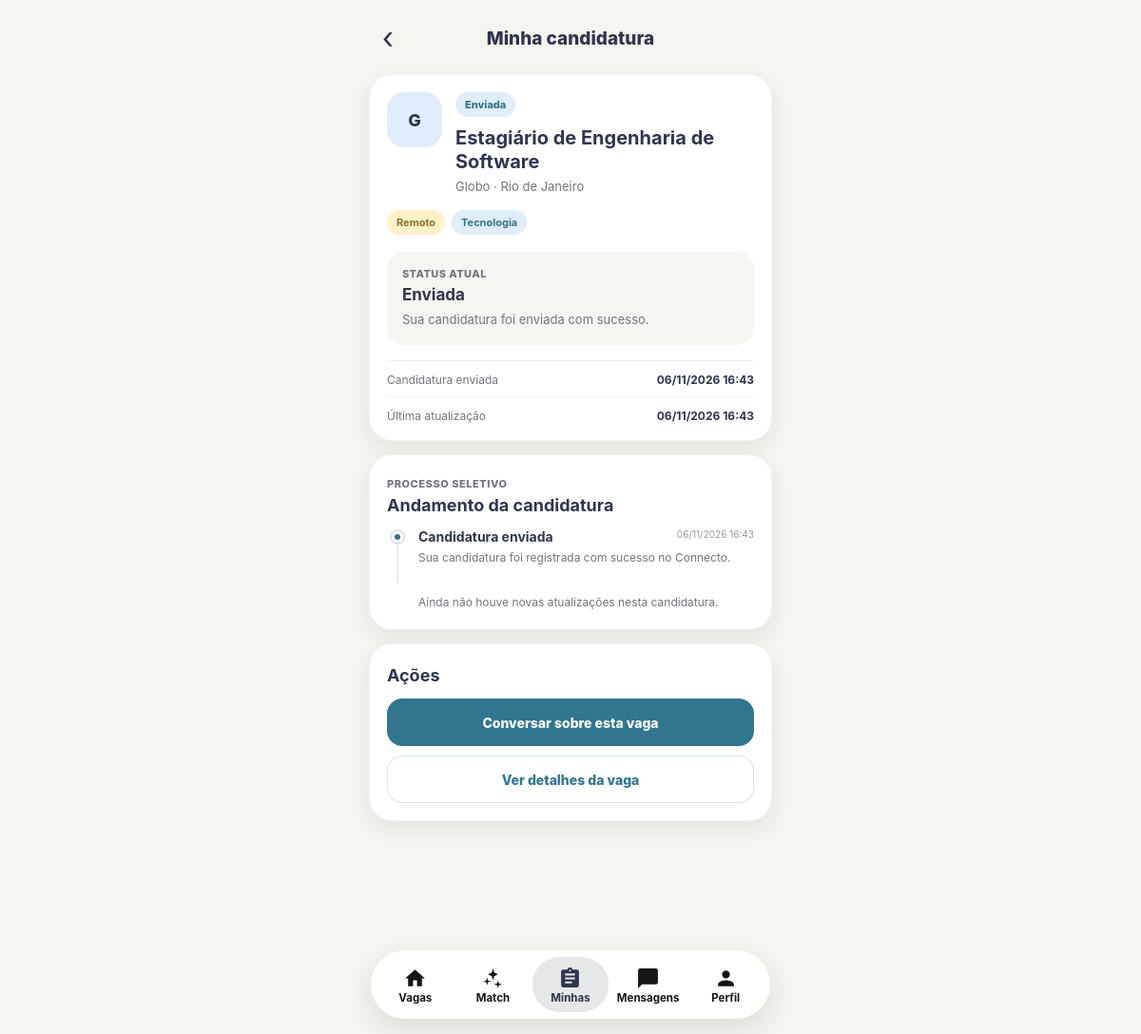
/candidaturas/66/ (signed in), run on the app's committed database.
### connectoapp/models.py (models this page shows, shortened)
class Candidatura(models.Model):
    STATUS_ENVIADA = "enviada"
    STATUS_ANALISE = "em_analise"
    STATUS_ENTREVISTA = "entrevista"
    STATUS_APROVADA = "aprovada"
    STATUS_NAO_SELECIONADA = "nao_selecionada"
    STATUS_RETIRADA = "retirada"
    STATUS_CHOICES = [
        (STATUS_ENVIADA, "Enviada"),
        (STATUS_ANALISE, "Em análise"),
        (STATUS_ENTREVISTA, "Entrevista"),
        (STATUS_APROVADA, "Aprovada"),
        (
            STATUS_NAO_SELECIONADA,
            "Não selecionada",
        ),
        (STATUS_RETIRADA, "Retirada"),
    ]
    ORIGENS = [
        ("home", "Home"),
        ("match", "Match"),
        ("detalhe", "Detalhe da vaga"),
    ]
    usuario = models.ForeignKey(
        settings.AUTH_USER_MODEL,
        on_delete=models.CASCADE,
        related_name="candidaturas_connecto",
    )
    oportunidade = models.ForeignKey(
        Oportunidade,
        on_delete=models.CASCADE,
        related_name="candidaturas",
    )
    data_candidatura = models.DateTimeField(
        auto_now_add=True
    )
    status = models.CharField(
        max_length=30,
        choices=STATUS_CHOICES,
        default=STATUS_ENVIADA,
    )
    status_atualizado_em = models.DateTimeField(
        auto_now=True
    )
    origem = models.CharField(
        max_length=20,
        choices=ORIGENS,
        default="home",
    )
    class Meta:
        constraints = [
            models.UniqueConstraint(
                fields=[
                    "usuario",
                    "oportunidade",
                ],
                name="candidatura_usuario_oportunidade_unica",
            )
        ]
        ordering = [
            "-data_candidatura"
        ]
    @property
    def status_descricao(self):
        descricoes = {
            self.STATUS_ENVIADA:
                "Sua candidatura foi enviada com sucesso.",
            self.STATUS_ANALISE:
                "A empresa está avaliando seu perfil.",
            self.STATUS_ENTREVISTA:
                "Você avançou para a etapa de entrevista.",
            self.STATUS_APROVADA:
                "Sua candidatura foi aprovada.",
            self.STATUS_NAO_SELECIONADA:
                "O processo foi encerrado para esta candidatura.",
            self.STATUS_RETIRADA:
                "Esta candidatura foi retirada.",
        }
        return descricoes.get(
            self.status,
            ""
        )

class Oportunidade(models.Model):
    MODALIDADES = [
        ("Presencial", "Presencial"),
        ("Híbrido", "Híbrido"),
        ("Remoto", "Remoto"),
    ]
    titulo = models.CharField(max_length=120)
    descricao = models.TextField()
    instituicao = models.CharField(max_length=100, blank=True)
    prazo = models.DateField(null=True, blank=True)
    empresa = models.ForeignKey(
        Empresa,
        on_delete=models.CASCADE,
        related_name="oportunidades",
    )
    cidade = models.CharField(max_length=100, blank=True)
    local = models.CharField(max_length=150, blank=True)
    modalidade = models.CharField(
        max_length=20,
        choices=MODALIDADES,
        default="Presencial",
    )
    area = models.CharField(max_length=100, blank=True)
    bolsa = models.DecimalField(max_digits=10, decimal_places=2, null=True, blank=True)
    requisitos = models.TextField(blank=True, help_text="Um requisito por linha")
    ativa = models.BooleanField(default=True)
    publicada_em = models.DateTimeField(auto_now_add=True)
    class Meta:
        ordering = ["-publicada_em", "-id"]

class Empresa(models.Model):
    usuario = models.OneToOneField(
        settings.AUTH_USER_MODEL,
        on_delete=models.CASCADE,
        related_name="empresa",
        null=True,
        blank=True
    )
    nome = models.CharField(max_length=100)
    email = models.EmailField()
    descricao = models.TextField(blank=True)
    @property
    def iniciais(self):
        partes = [parte for parte in self.nome.split() if parte]
        return "".join(parte[0] for parte in partes[:2]).upper() or "EM"

### connectoapp/views.py (the view)
# urls.py: path("candidaturas/<int:candidatura_id>/",views.detalhe_candidatura,name="detalhe_candidatura"),
@login_required
def detalhe_candidatura(request, candidatura_id):
    candidatura = get_object_or_404(
        Candidatura.objects
        .select_related("oportunidade__empresa")
        .prefetch_related("historico_status"),
        id=candidatura_id,
        usuario=request.user,
    )
    conversa = Conversa.objects.filter(
        usuario=request.user,
        oportunidade=candidatura.oportunidade,
    ).first()
    return render(
        request,
        "detalhe_candidatura.html",
        {
            "candidatura": candidatura,
            "conversa": conversa,
        },
    )

### template/detalhe_candidatura.html (shortened to what this page needs)
{% load static %}
{% load i18n %}
<!DOCTYPE html>
<html lang="pt-BR">
<head>
  <link rel="stylesheet" href="{% static 'connecto_ui.css' %}">
  <link rel="stylesheet" href="{% static 'detalhe_candidatura.css' %}">
  {% include 'includes/tema_head.html' %}
</head>
<body class="connecto-page application-detail-page">
  <main class="standard-shell application-detail-shell">
    <header class="application-detail-header">
      <a
        href="{% url 'candidaturas' %}"
        class="application-detail-back"
        aria-label="{% trans 'Voltar para candidaturas' %}"
      >‹</a>
      <h1>{% trans "Minha candidatura" %}</h1>
    </header>
    <section class="application-summary-card">
      <div class="application-summary-top">
        <div class="application-company-icon" aria-hidden="true">
          {{ candidatura.oportunidade.empresa.iniciais }}
        </div>
        <div class="application-summary-heading">
          <span
            class="application-detail-status application-detail-status--{{ candidatura.status }}"
          >
            {{ candidatura.get_status_display }}
          </span>
          <h2>{{ candidatura.oportunidade.titulo }}</h2>
          <p>
            {{ candidatura.oportunidade.empresa.nome }}
            {% if candidatura.oportunidade.cidade %}
              · {{ candidatura.oportunidade.cidade }}
            {% endif %}
          </p>
        </div>
      </div>
      <div class="application-summary-tags">
        {% if candidatura.oportunidade.modalidade %}
          <span class="application-summary-tag application-summary-tag--mode">
            {{ candidatura.oportunidade.modalidade }}
          </span>
        {% endif %}
        {% if candidatura.oportunidade.area %}
          <span class="application-summary-tag application-summary-tag--area">
            {{ candidatura.oportunidade.area }}
          </span>
        {% endif %}
      </div>
      <div class="application-current-status">
        <div class="application-current-status__label">
          {% trans "Status atual" %}
        </div>
        <strong>{{ candidatura.get_status_display }}</strong>
        {% if candidatura.status_descricao %}
          <p>{{ candidatura.status_descricao }}</p>
        {% endif %}
      </div>
      <div class="application-summary-meta">
        <div>
          <span>{% trans "Candidatura enviada" %}</span>
          <strong>{{ candidatura.data_candidatura|date:"d/m/Y H:i" }}</strong>
        </div>
        {% if candidatura.status_atualizado_em %}
          <div>
            <span>{% trans "Última atualização" %}</span>
            <strong>{{ candidatura.status_atualizado_em|date:"d/m/Y H:i" }}</strong>
          </div>
        {% endif %}
      </div>
    </section>
    <section class="application-timeline-card">
      <div class="application-section-heading">
        <div>
          <span class="application-section-eyebrow">
            {% trans "Processo seletivo" %}
          </span>
          <h2>{% trans "Andamento da candidatura" %}</h2>
        </div>
      </div>
      <div class="application-timeline">
        <div class="timeline-item timeline-item--completed">
          <div class="timeline-marker">
            <span></span>
          </div>
          <div class="timeline-content">
            <div class="timeline-content__top">
              <strong>{% trans "Candidatura enviada" %}</strong>
              <time datetime="{{ candidatura.data_candidatura|date:'c' }}">
                {{ candidatura.data_candidatura|date:"d/m/Y H:i" }}
              </time>
            </div>
            <p>
              {% trans "Sua candidatura foi registrada com sucesso no Connecto." %}
            </p>
          </div>
        </div>
        {% for historico in candidatura.historico_status.all %}
          <div class="timeline-item timeline-item--completed">
            <div class="timeline-marker">
              <span></span>
            </div>
            <div class="timeline-content">
              <div class="timeline-content__top">
                <strong>{{ historico.get_status_novo_display }}</strong>
                <time datetime="{{ historico.criado_em|date:'c' }}">
                  {{ historico.criado_em|date:"d/m/Y H:i" }}
                </time>
              </div>
              {% if historico.observacao %}
                <p>{{ historico.observacao }}</p>
              {% else %}
                <p>{% trans "O status da sua candidatura foi atualizado." %}</p>
              {% endif %}
            </div>
          </div>
        {% empty %}
          <div class="timeline-empty">
            <p>
              {% trans "Ainda não houve novas atualizações nesta candidatura." %}
            </p>
          </div>
        {% endfor %}
      </div>
    </section>
    <section class="application-actions-card">
      <h2>{% trans "Ações" %}</h2>
      {% if conversa %}
        <a
          href="{% url 'conversa' conversa.id %}"
          class="application-action application-action--primary"
        >
          {% trans "Conversar sobre esta vaga" %}
        </a>
      {% endif %}
      <a
        href="{% url 'detalhe_vaga' candidatura.oportunidade.id %}"
        class="application-action application-action--secondary"
      >
        {% trans "Ver detalhes da vaga" %}
      </a>
    </section>
  </main>
  {% include 'includes/bottom_nav.html' with pagina_ativa='candidaturas' %}
</body>
</html>

### static/connecto_ui.css (style rules this page uses)
:root { --connecto-bg: #f5f5ef; --connecto-surface: #ffffff; --connecto-navy: #30354f; --connecto-text: #262a3e; --connecto-muted: #73757d; --connecto-line: #e8e7df; --connecto-cyan: #1596b7; --connecto-cyan-soft: #e4f4f8; --connecto-green: #3fa36b; --connecto-green-soft: #e7f3eb; --connecto-red: #d76264; --connecto-red-soft: #f9e8e7; --connecto-amber: #d89a28; --connecto-amber-soft: #fbf1de; --connecto-nav-active: #e6e7e8; --connecto-shadow: 0 8px 22px rgba(37, 40, 51, .08); --connecto-nav-height: 72px; --connecto-nav-gap: 10px; --connecto-mobile-width: 460px; }
* { box-sizing: border-box; }
html { min-height: 100%; background: var(--connecto-bg); }
body.connecto-page { min-height: 100dvh; margin: 0; overflow-x: hidden; background: var(--connecto-bg); color: var(--tema-ink, var(--connecto-navy)); font-family: -apple-system, BlinkMacSystemFont, "Segoe UI", Roboto, Helvetica, Arial, sans-serif; -webkit-font-smoothing: antialiased; text-rendering: optimizeLegibility; padding-bottom: calc(var(--connecto-nav-height) + 28px + env(safe-area-inset-bottom)); }
button, input, a { font: inherit; }
button, a { -webkit-tap-highlight-color: transparent; }
.app-shell, .standard-shell { width: min(100%, var(--connecto-mobile-width)); margin: 0 auto; }

### static/tema.css (style rules this page uses)
html[data-theme="light"] { color-scheme: light; }

### data on the page
Candidatura: oportunidade.empresa.iniciais "G", status "Enviada", oportunidade.titulo "Estagiário de Engenharia de Software", oportunidade.empresa.nome "Globo", oportunidade.cidade "Rio de Janeiro", oportunidade.modalidade "Remoto", oportunidade.area "Tecnologia", status_descricao "Sua candidatura foi enviada com sucesso.", data_candidatura "06/11/2026 16:43", status_atualizado_em "06/11/2026 16:43"
